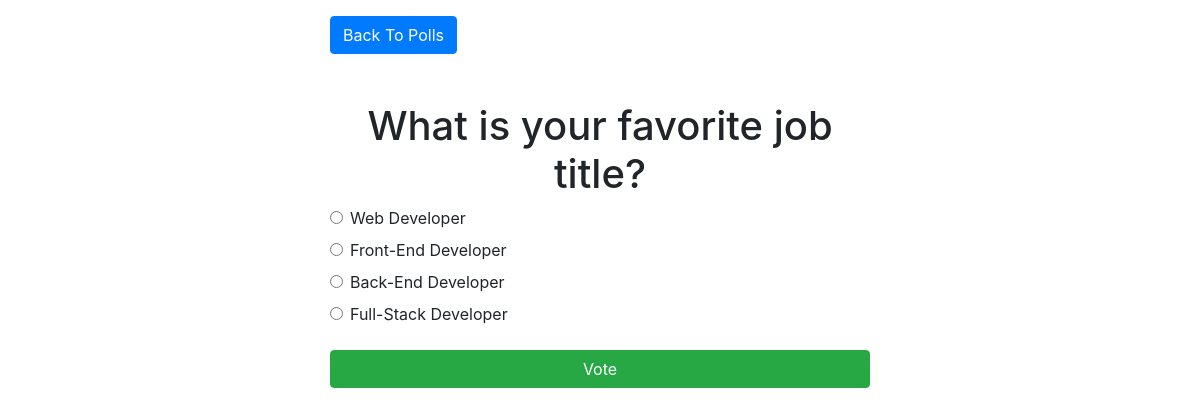
Page /poll/2 on the committed database.
### poll/models.py (models this page shows, shortened)
class Question(models.Model):
    question_text = models.CharField(max_length=200)
    pub_date = models.DateTimeField('date published')

class Choice(models.Model):
    question = models.ForeignKey(Question, on_delete=models.CASCADE)
    choice_text = models.CharField(max_length=200)
    votes = models.IntegerField(default=0)

### poll/views.py (the view)
# urls.py: path('<int:question_id>', views.detail, name='detail'),
def detail(request, question_id):
    try:
        question = Question.objects.get(pk=question_id)
    except Question.DoesNotExist:
        raise Http404("Question does not exist")
    return render(request, 'poll/detail.html', {'question': question})

### templates/poll/detail.html (shortened to what this page needs)
{% extends 'base.html' %}
{% block content %}
<a class="btn btn-primary mt-3" href="{% url 'poll:index' %}">Back To Polls</a>
<h1 class="text-center mt-5">{{question.question_text}}</h1>
<form action="{% url 'poll:vote' question.id %}" method="post">
  {% for choice in question.choice_set.all %}
  <div class="form-check">
    <input
      type="radio"
      name="choice"
      class="form-check-input"
      id="choice{{ forloop.counter }}"
      value="{{ choice.id }}"
    >
    <label for="choice{{ forloop.counter }}">{{choice.choice_text}}</label>
  </div>
  {% endfor %}
  <input type="submit" value="Vote" class="btn btn-success btn-block mt-3">
</form>
{% endblock %}

### rows in the picture
Question: question_text "What is your favorite job title?"
Choice: choice_text "Web Developer"
Choice: choice_text "Front-End Developer"
Choice: choice_text "Back-End Developer"
Choice: choice_text "Full-Stack Developer"
